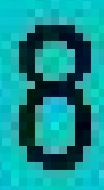
#> input picture Eight.JPG, 104 x 190 px
$ python -i ConvertToMNIST.py   (imports and definitions only)   (older library calls are emulated)
#> lines starting #> are read from the running program, lines starting #| are printed output that depends on the picture
#> further down, picture is the input picture: shape (190, 104, 3); mean B, G, R 145.7, 144.7, 18.7
import cv2
import numpy as np
import matplotlib.pyplot as plt
from PIL import Image, ImageFilter

# [43 lines left out: functions clusterImage, imageprepare, not called in this run]

def getBoundingBox(image):
	img = 255 - image
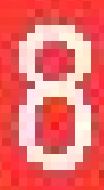
#> img: shape (190, 104, 3); mean B, G, R 109.3, 110.3, 236.3
	gray = cv2.cvtColor(img, cv2.COLOR_BGR2GRAY)
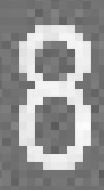
#> gray: shape (190, 104); min 84, max 253, mean 147.8
	_, contours, hierarchy = cv2.findContours(gray, cv2.RETR_EXTERNAL, cv2.CHAIN_APPROX_SIMPLE)
#> contours = [[[0, 0], [0, 189], [103, 189], [103, 0]]]
	rects = []
	for con in contours:
		rects +=[cv2.boundingRect(con)]
		rects = sorted(rects, key = lambda x: x[2]*x[3], reverse = True)
#> this loop made 1 pass
#> (con, rects) on pass 1: ([[0, 0], [0, 189], [103, 189], [103, 0]], [(0, 0, 104, 190)])
	return image[rects[0][1]: rects[0][1] + rects[0][3], rects[0][0]: rects[0][0] + rects[0][2]]

# Not part of API
# [5 lines left out: function difference, not called in this run]

>>> import cv2
>>> picture = cv2.imread('Eight.JPG')
>>> result = getBoundingBox(picture)

$ run again, on Five.JPG
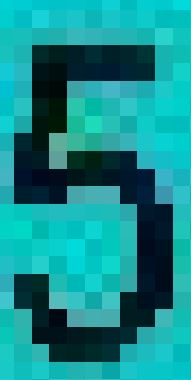
#> input picture Five.JPG, 191 x 380 px
#> picture is the input picture: shape (380, 191, 3); mean B, G, R 140.5, 139, 19.5
#> in getBoundingBox, `img = 255 - image`:
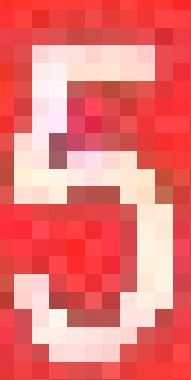
#> img: shape (380, 191, 3); mean B, G, R 114.5, 116, 235.5
#> in getBoundingBox, `gray = cv2.cvtColor(img, cv2.COLOR_BGR2GRAY)`:
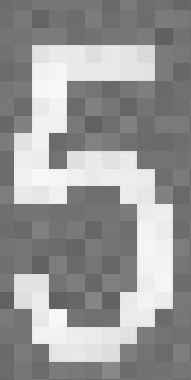
#> gray: shape (380, 191); min 83, max 253, mean 151.6
#> contours = [[[0, 0], [0, 379], [190, 379], [190, 0]]]
#> the loop in getBoundingBox, `for con in contours:` made 1 pass
#> (con, rects) on pass 1: ([[0, 0], [0, 379], [190, 379], [190, 0]], [(0, 0, 191, 380)])

$ run again, on Four.JPG
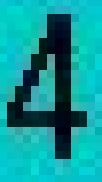
#> input picture Four.JPG, 102 x 182 px
#> picture is the input picture: shape (182, 102, 3); mean B, G, R 150.8, 149.8, 15.5
#> in getBoundingBox, `img = 255 - image`:
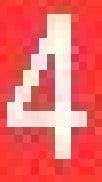
#> img: shape (182, 102, 3); mean B, G, R 104.2, 105.2, 239.5
#> in getBoundingBox, `gray = cv2.cvtColor(img, cv2.COLOR_BGR2GRAY)`:
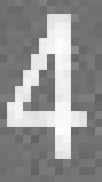
#> gray: shape (182, 102); min 89, max 254, mean 145.2
#> contours = [[[0, 0], [0, 181], [101, 181], [101, 0]]]
#> the loop in getBoundingBox, `for con in contours:` made 1 pass
#> (con, rects) on pass 1: ([[0, 0], [0, 181], [101, 181], [101, 0]], [(0, 0, 102, 182)])

$ run again, on One.jpg
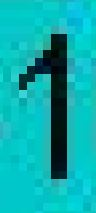
#> input picture One.jpg, 96 x 213 px
#> picture is the input picture: shape (213, 96, 3); mean B, G, R 172.2, 171.2, 11.4
#> in getBoundingBox, `img = 255 - image`:
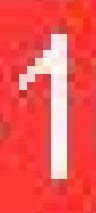
#> img: shape (213, 96, 3); mean B, G, R 82.8, 83.8, 243.6
#> in getBoundingBox, `gray = cv2.cvtColor(img, cv2.COLOR_BGR2GRAY)`:
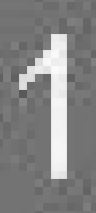
#> gray: shape (213, 96); min 76, max 254, mean 131.4
#> contours = [[[0, 0], [0, 212], [95, 212], [95, 0]]]
#> the loop in getBoundingBox, `for con in contours:` made 1 pass
#> (con, rects) on pass 1: ([[0, 0], [0, 212], [95, 212], [95, 0]], [(0, 0, 96, 213)])
